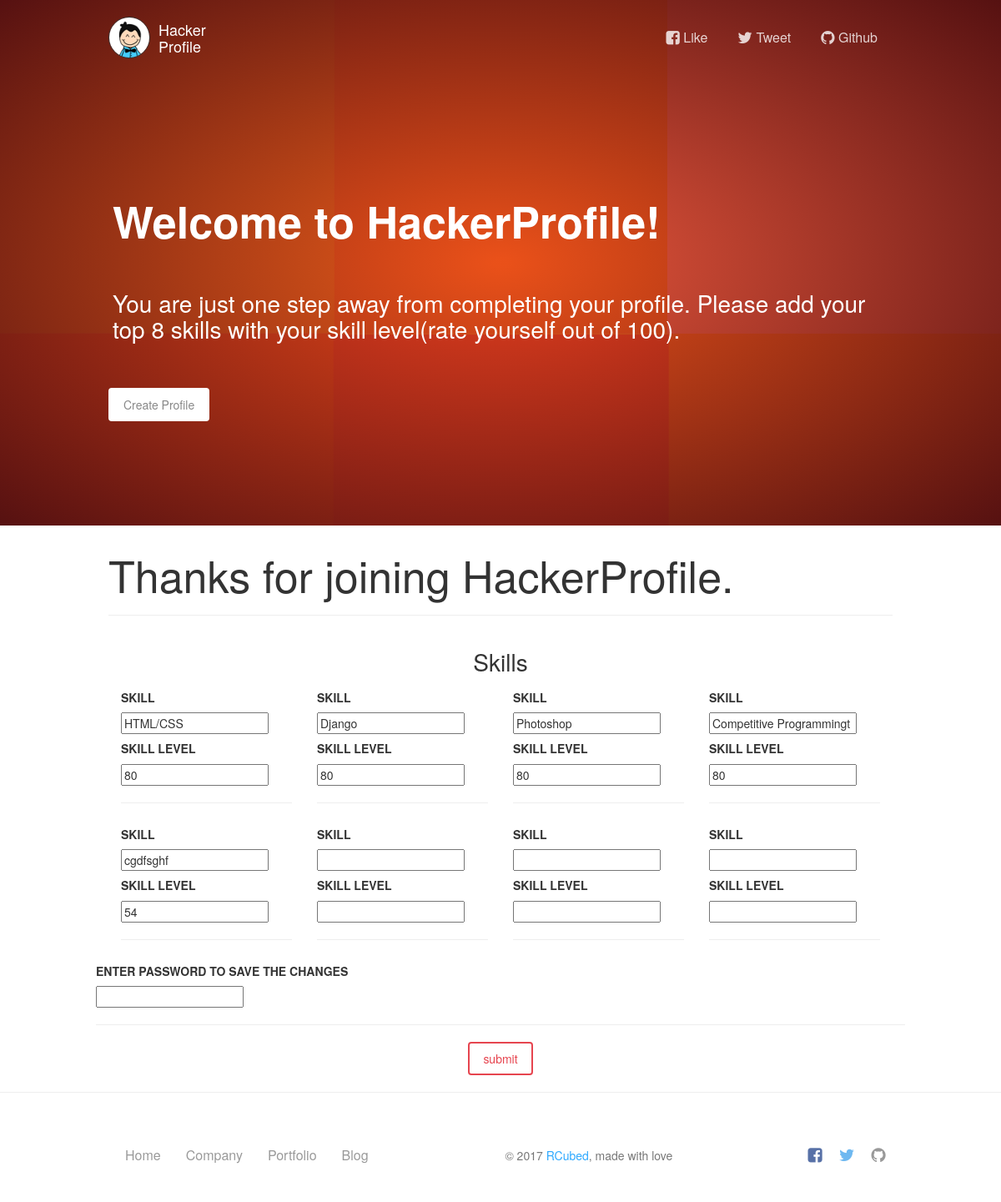
The app's page /edit/skills/1/dynamo/ with its own data.
### Profile/models.py (models this page shows, shortened)
class SkillSet(models.Model):
    user = models.CharField(max_length=250, default="", unique=True)
    password = models.CharField(max_length=50, default="")
    skill1 = models.CharField(max_length=250, null=True, blank=True)
    percent1 = models.IntegerField(null=True, blank=True)
    skill2 = models.CharField(max_length=250, null=True, blank=True)
    percent2 = models.IntegerField(null=True, blank=True)
    skill3 = models.CharField(max_length=250, null=True, blank=True)
    percent3 = models.IntegerField(null=True, blank=True)
    skill4 = models.CharField(max_length=250, null=True, blank=True)
    percent4 = models.IntegerField(null=True, blank=True)
    skill5 = models.CharField(max_length=250, null=True, blank=True)
    percent5 = models.IntegerField(null=True, blank=True)
    skill6 = models.CharField(max_length=250, null=True, blank=True)
    percent6 = models.IntegerField(null=True, blank=True)
    skill7 = models.CharField(max_length=250, null=True, blank=True)
    percent7 = models.IntegerField(null=True, blank=True)
    skill8 = models.CharField(max_length=250, null=True, blank=True)
    percent8 = models.IntegerField(null=True, blank=True)

### Profile/views.py (the view)
# urls.py: url(r'^edit/skills/(?P<id>\d+)/(?P<user>[\w.@+-]+)/$', editskills),
def editskills(request, id=None, user=None):
    instance = get_object_or_404(SkillSet, user=user)
    instance1 = get_object_or_404(Hacker, display_name=user)
    form = SkillSetEdit(request.POST or None, instance=instance)
    form2 = password_tester(request.POST or None)
    if form.is_valid() and form2.is_valid() and form2.cleaned_data["password"] == instance1.password:
        instance = form.save(commit=False)
        instance.save()
        return HttpResponseRedirect('http://127.0.0.1:8000/profile/' + str(id))
    context = {
        "form": form,
        "form2": form2,
    }
    return render(request, "editskills.html", context)

### Profile/forms.py
class SkillSetEdit(forms.ModelForm):
    password = forms.CharField(widget=forms.PasswordInput)
    class Meta:
        model = SkillSet
        fields = [
            'skill1',
            'percent1',
            'skill2',
            'percent2',
            'skill3',
            'percent3',
            'skill4',
            'percent4',
            'skill5',
            'percent5',
            'skill6',
            'percent6',
            'skill7',
            'percent7',
            'skill8',
            'percent8',
        ]

class password_tester(forms.ModelForm):
    password = forms.CharField(widget=forms.PasswordInput)
    class Meta:
        model = Hacker
        fields = [
            'password',
        ]

### templates/editskills.html (shortened to what this page needs)
{% load crispy_forms_tags %}
<!doctype html>
<html lang="en">
    <head>
        <link href="/static/css/bootstrap.css" rel="stylesheet" />
        <link href="/static/css/landing-page.css" rel="stylesheet"/>
        <link href="http://maxcdn.bootstrapcdn.com/font-awesome/4.2.0/css/font-awesome.min.css"
              rel="stylesheet">
        <link href="/static/css/pe-icon-7-stroke.css" rel="stylesheet" />
    </head>
    <body class="landing-page landing-page1">
        <nav class="navbar navbar-transparent navbar-top" role="navigation">
            <div class="container">
                <div class="navbar-header">
                    <a href="http://127.0.0.1:8000/home">
                        <div class="logo-container">
                            <div class="logo">
                                <img src="/static/img/new_logo.png" alt="Creative Tim Logo">
                            </div>
                            <div class="brand">
                                Hacker Profile
                            </div>
                        </div>
                    </a>
                </div>
                <div class="collapse navbar-collapse" id="example" >
                    <ul class="nav navbar-nav navbar-right">
                        <li>
                            <a href="#">
                            <i class="fa fa-facebook-square"></i>
                            Like
                            </a>
                        </li>
                        <li>
                            <a href="#">
                            <i class="fa fa-twitter"></i>
                            Tweet
                            </a>
                        </li>
                        <li>
                            <a href="#">
                            <i class="fa fa-github"></i>
                            Github
                            </a>
                        </li>
                    </ul>
                </div>
            </div>
        </nav>
        <div class="wrapper">
            <div class="parallax filter-gradient red" data-color="red">
                <div class="parallax-background">
                    <img class="parallax-background-image" src="/static/img/template/yellow.jpg">
                </div>
                <div class= "container">
                    <div class="row">
                        <div class="col-md-12">
                            <div class="description">
                                <h1><strong>Welcome to HackerProfile!</strong></h1>
                                <br>
                                <h3>You are just one step away from completing your profile.
                                    Please add your top 8 skills with your skill level(rate yourself out of 100).
                                </h3>
                            </div>
                            <div class="buttons">
                                <button class="btn btn-fill btn-neutral">
                                Create Profile
                                </button>
                            </div>
                        </div>
                    </div>
                </div>
            </div>
        </div>
        <div>
            <div class= "container">
                <h1>Thanks for joining HackerProfile.</h1>
                <hr/>
                <div class="row">
                    <form method="POST" action="" enctype="multipart/form-data">{% csrf_token %}
                        <div class="container">
                            <center><h3>Skills</h3></center>
                        <div class="col-md-3 description">
                            <h6>Skill</h6> {{ form.skill1 }}<br/>
                            <h6>Skill Level</h6> {{ form.percent1 }}<br/>
                            <hr/>
                        </div>
                        <div class="col-md-3 description">
                            <h6>Skill</h6> {{ form.skill2 }}<br/>
                            <h6>Skill Level</h6> {{ form.percent2 }}<br/>
                            <hr/>
                        </div>
                        <div class="col-md-3 description">
                            <h6>Skill</h6> {{ form.skill3 }}<br/>
                            <h6>Skill Level</h6> {{ form.percent3 }}<br/>
                            <hr/>
                        </div>
                            <div class="col-md-3 description">
                                <h6>Skill</h6> {{ form.skill4 }}<br/>
                                <h6>Skill Level</h6> {{ form.percent4 }}<br/>
                                <hr/>
                            </div>
                            <div class="col-md-3 description">
                                <h6>Skill</h6> {{ form.skill5 }}<br/>
                                <h6>Skill Level</h6> {{ form.percent5 }}<br/>
                                <hr/>
                            </div>
                            <div class="col-md-3 description">
                                <h6>Skill</h6> {{ form.skill6 }}<br/>
                                <h6>Skill Level</h6> {{ form.percent6 }}<br/>
                                <hr/>
                            </div>
                            <div class="col-md-3 description">
                                <h6>Skill</h6> {{ form.skill7 }}<br/>
                                <h6>Skill Level</h6> {{ form.percent7 }}<br/>
                                <hr/>
                            </div>
                            <div class="col-md-3 description">
                                <h6>Skill</h6> {{ form.skill8 }}<br/>
                                <h6>Skill Level</h6> {{ form.percent8 }}<br/>
                                <hr/>
                            </div>
                        </div>
                        <h6>Enter Password to Save the Changes</h6> {{ form2.password }}<br/>
                        <hr/>
                        <center><input type="submit" value="submit" class="btn btn-danger"></center>
                    </form>
                </div>
            </div>
        </div>
        <hr/>
    <footer class="footer">
        <div class="container">
            <nav class="pull-left">
                <ul>
                    <li>
                        <a href="#">Home</a>
                    </li>
                    <li>
                        <a href="#">Company</a>
                     </li>
                    <li>
                        <a href="#">Portfolio</a>
                    </li>
                    <li>
                        <a href="#">Blog</a>
                    </li>
                </ul>
            </nav>
            <div class="social-area pull-right">
                <a class="btn btn-social btn-facebook btn-simple">
                    <i class="fa fa-facebook-square"></i>
                </a>
                <a class="btn btn-social btn-twitter btn-simple">
                    <i class="fa fa-twitter"></i>
                </a>
                <a class="btn btn-social btn-github btn-simple">
                    <i class="fa fa-github"></i>
                </a>
            </div>
            <div class="copyright">
                &copy; 2017 <a href="http://www.rcubedclub.herokuapp.com">RCubed</a>, made with love
            </div>
        </div>
    </footer>
</body>
</html>

### records on screen
SkillSet: skill1 "HTML/CSS", percent1 "80", skill2 "Django", percent2 "80", skill3 "Photoshop", percent3 "80", skill4 "Competitive Programmingt", percent4 "80", skill5 "cgdfsghf", percent5 "54"
